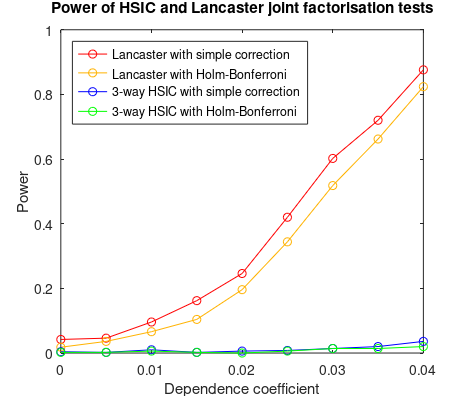
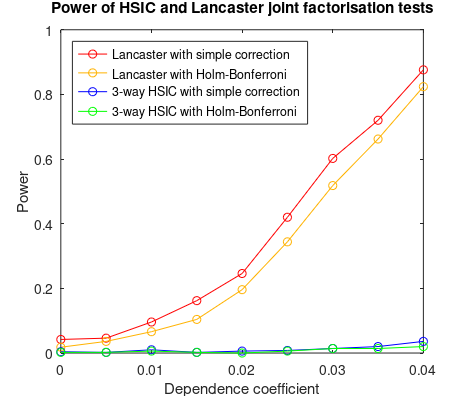

The MATLAB script that drew these images, in order:
load('example10script_with3HSIC.mat')
dependence_coefficients = 0:0.005:0.04;
rejections = tosave_with3HSIC{1};

%generate plot
h=figure;

%plot(dependence_coefficients,rejections(:,1),'-o')
plot(dependence_coefficients,rejections(:,2),'-or')
xlabel('Dependence coefficient')
ylabel('Power')
title('Power of HSIC and Lancaster joint factorisation tests')

hold


plot(dependence_coefficients,rejections(:,3),'-o','color',[1,0.7,0])
plot(dependence_coefficients,rejections(:,4),'-ob')
plot(dependence_coefficients,rejections(:,5),'-og')

legend('Lancaster with simple correction','Lancaster with Holm-Bonferroni','3-way HSIC with simple correction','3-way HSIC with Holm-Bonferroni','Location','NorthWest')


ti = get(gca,'TightInset')
set(gca,'Position',[ti(1) ti(2) 1-ti(3)-ti(1) 1-ti(4)-ti(2)]);
set(gca,'units','centimeters')
pos = get(gca,'Position');
ti = get(gca,'TightInset');

set(gcf, 'PaperUnits','centimeters');
set(gcf, 'PaperSize', [pos(3)+ti(1)+ti(3) pos(4)+ti(2)+ti(4)]);
set(gcf, 'PaperPositionMode', 'manual');
set(gcf, 'PaperPosition',[0 0 pos(3)+ti(1)+ti(3) pos(4)+ti(2)+ti(4)]);
saveas(h,'figures/ICML_Figure1.pdf');
saveas(h,'figures/ICML_Figure1.fig');